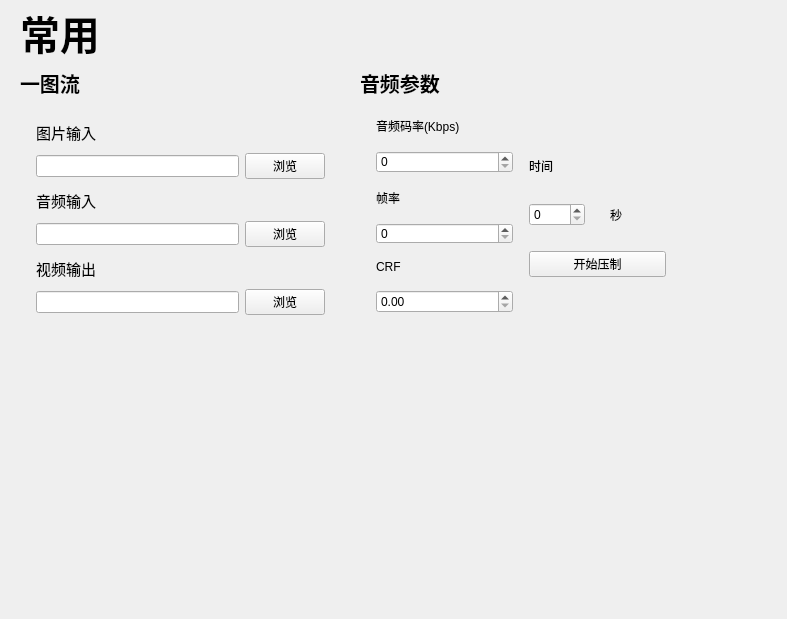
<?xml version="1.0" encoding="UTF-8"?>
<ui version="4.0">
 <class>Form</class>
 <widget class="QWidget" name="Form">
  <property name="geometry">
   <rect>
    <x>0</x>
    <y>0</y>
    <width>787</width>
    <height>619</height>
   </rect>
  </property>
  <property name="windowTitle">
   <string>Form</string>
  </property>
  <widget class="LargeTitleLabel" name="VideoTitile">
   <property name="geometry">
    <rect>
     <x>20</x>
     <y>10</y>
     <width>678</width>
     <height>45</height>
    </rect>
   </property>
   <property name="maximumSize">
    <size>
     <width>16777215</width>
     <height>45</height>
    </size>
   </property>
   <property name="font">
    <font>
     <family>微软雅黑</family>
     <pointsize>30</pointsize>
     <weight>75</weight>
     <bold>true</bold>
     <kerning>true</kerning>
    </font>
   </property>
   <property name="text">
    <string>常用</string>
   </property>
  </widget>
  <widget class="QWidget" name="layoutWidget">
   <property name="geometry">
    <rect>
     <x>20</x>
     <y>70</y>
     <width>321</width>
     <height>261</height>
    </rect>
   </property>
   <layout class="QVBoxLayout" name="File">
    <item>
     <widget class="SubtitleLabel" name="FileTitle">
      <property name="maximumSize">
       <size>
        <width>16777215</width>
        <height>25</height>
       </size>
      </property>
      <property name="font">
       <font>
        <family>微软雅黑</family>
        <pointsize>15</pointsize>
        <weight>75</weight>
        <bold>true</bold>
       </font>
      </property>
      <property name="text">
       <string>一图流</string>
      </property>
     </widget>
    </item>
    <item>
     <widget class="SimpleCardWidget" name="FileBox">
      <layout class="QGridLayout" name="gridLayout_4">
       <property name="leftMargin">
        <number>16</number>
       </property>
       <property name="topMargin">
        <number>16</number>
       </property>
       <property name="rightMargin">
        <number>16</number>
       </property>
       <property name="bottomMargin">
        <number>16</number>
       </property>
       <item row="1" column="0">
        <layout class="QGridLayout" name="gridLayout_2">
         <item row="0" column="0">
          <widget class="BodyLabel" name="OutputLabel">
           <property name="font">
            <font>
             <family>微软雅黑</family>
             <pointsize>11</pointsize>
             <weight>50</weight>
             <bold>false</bold>
            </font>
           </property>
           <property name="text">
            <string>音频输入</string>
           </property>
          </widget>
         </item>
         <item row="1" column="0">
          <widget class="LineEdit" name="OutputLine">
           <property name="enabled">
            <bool>true</bool>
           </property>
          </widget>
         </item>
         <item row="1" column="1">
          <widget class="PushButton" name="Outputbutton">
           <property name="text">
            <string>浏览</string>
           </property>
          </widget>
         </item>
        </layout>
       </item>
       <item row="2" column="0">
        <layout class="QGridLayout" name="gridLayout_3">
         <item row="0" column="0">
          <widget class="BodyLabel" name="TextLabel">
           <property name="font">
            <font>
             <family>微软雅黑</family>
             <pointsize>11</pointsize>
             <weight>50</weight>
             <bold>false</bold>
            </font>
           </property>
           <property name="text">
            <string>视频输出</string>
           </property>
          </widget>
         </item>
         <item row="1" column="0">
          <widget class="LineEdit" name="TextLine">
           <property name="enabled">
            <bool>true</bool>
           </property>
          </widget>
         </item>
         <item row="1" column="1">
          <widget class="PushButton" name="Outputbutton_2">
           <property name="text">
            <string>浏览</string>
           </property>
          </widget>
         </item>
        </layout>
       </item>
       <item row="0" column="0">
        <layout class="QGridLayout" name="gridLayout">
         <item row="0" column="0">
          <widget class="BodyLabel" name="inputLabel">
           <property name="font">
            <font>
             <family>微软雅黑</family>
             <pointsize>11</pointsize>
             <weight>50</weight>
             <bold>false</bold>
            </font>
           </property>
           <property name="text">
            <string>图片输入</string>
           </property>
          </widget>
         </item>
         <item row="1" column="0">
          <widget class="LineEdit" name="InputLine">
           <property name="enabled">
            <bool>true</bool>
           </property>
          </widget>
         </item>
         <item row="1" column="1">
          <widget class="PushButton" name="InputButton">
           <property name="text">
            <string>浏览</string>
           </property>
          </widget>
         </item>
        </layout>
       </item>
      </layout>
     </widget>
    </item>
   </layout>
  </widget>
  <widget class="QWidget" name="">
   <property name="geometry">
    <rect>
     <x>360</x>
     <y>70</y>
     <width>322</width>
     <height>259</height>
    </rect>
   </property>
   <layout class="QGridLayout" name="gridLayout_6">
    <item row="0" column="0">
     <widget class="SubtitleLabel" name="FileTitle_2">
      <property name="maximumSize">
       <size>
        <width>16777215</width>
        <height>25</height>
       </size>
      </property>
      <property name="font">
       <font>
        <family>微软雅黑</family>
        <pointsize>15</pointsize>
        <weight>75</weight>
        <bold>true</bold>
       </font>
      </property>
      <property name="text">
       <string>音频参数</string>
      </property>
     </widget>
    </item>
    <item row="1" column="0">
     <widget class="SimpleCardWidget" name="SimpleCardWidget">
      <layout class="QHBoxLayout" name="horizontalLayout">
       <property name="spacing">
        <number>16</number>
       </property>
       <property name="leftMargin">
        <number>16</number>
       </property>
       <property name="topMargin">
        <number>16</number>
       </property>
       <property name="rightMargin">
        <number>16</number>
       </property>
       <property name="bottomMargin">
        <number>16</number>
       </property>
       <item>
        <layout class="QVBoxLayout" name="verticalLayout_4">
         <item>
          <layout class="QVBoxLayout" name="verticalLayout">
           <item>
            <widget class="BodyLabel" name="BodyLabel">
             <property name="text">
              <string>音频码率(Kbps)</string>
             </property>
            </widget>
           </item>
           <item>
            <widget class="SpinBox" name="SpinBox"/>
           </item>
          </layout>
         </item>
         <item>
          <layout class="QVBoxLayout" name="verticalLayout_2">
           <item>
            <widget class="BodyLabel" name="BodyLabel_2">
             <property name="text">
              <string>帧率</string>
             </property>
            </widget>
           </item>
           <item>
            <widget class="SpinBox" name="SpinBox_2"/>
           </item>
          </layout>
         </item>
         <item>
          <layout class="QVBoxLayout" name="verticalLayout_3">
           <item>
            <widget class="BodyLabel" name="BodyLabel_3">
             <property name="text">
              <string>CRF</string>
             </property>
            </widget>
           </item>
           <item>
            <widget class="DoubleSpinBox" name="DoubleSpinBox"/>
           </item>
          </layout>
         </item>
        </layout>
       </item>
       <item>
        <layout class="QVBoxLayout" name="verticalLayout_5">
         <property name="spacing">
          <number>25</number>
         </property>
         <property name="topMargin">
          <number>36</number>
         </property>
         <property name="bottomMargin">
          <number>36</number>
         </property>
         <item>
          <layout class="QGridLayout" name="gridLayout_5">
           <item row="0" column="0">
            <widget class="BodyLabel" name="BodyLabel_4">
             <property name="text">
              <string>时间</string>
             </property>
            </widget>
           </item>
           <item row="1" column="0">
            <widget class="SpinBox" name="SpinBox_3"/>
           </item>
           <item row="1" column="1">
            <widget class="BodyLabel" name="BodyLabel_5">
             <property name="text">
              <string>秒</string>
             </property>
            </widget>
           </item>
          </layout>
         </item>
         <item>
          <widget class="PrimaryPushButton" name="PrimaryPushButton">
           <property name="text">
            <string>开始压制</string>
           </property>
          </widget>
         </item>
        </layout>
       </item>
      </layout>
     </widget>
    </item>
   </layout>
  </widget>
 </widget>
 <customwidgets>
  <customwidget>
   <class>PushButton</class>
   <extends>QPushButton</extends>
   <header>qfluentwidgets</header>
  </customwidget>
  <customwidget>
   <class>PrimaryPushButton</class>
   <extends>PushButton</extends>
   <header>qfluentwidgets</header>
  </customwidget>
  <customwidget>
   <class>CardWidget</class>
   <extends>QFrame</extends>
   <header>qfluentwidgets</header>
   <container>1</container>
  </customwidget>
  <customwidget>
   <class>SimpleCardWidget</class>
   <extends>CardWidget</extends>
   <header>qfluentwidgets</header>
   <container>1</container>
  </customwidget>
  <customwidget>
   <class>BodyLabel</class>
   <extends>QLabel</extends>
   <header>qfluentwidgets</header>
  </customwidget>
  <customwidget>
   <class>SubtitleLabel</class>
   <extends>QLabel</extends>
   <header>qfluentwidgets</header>
  </customwidget>
  <customwidget>
   <class>LargeTitleLabel</class>
   <extends>QLabel</extends>
   <header>qfluentwidgets</header>
  </customwidget>
  <customwidget>
   <class>LineEdit</class>
   <extends>QLineEdit</extends>
   <header>qfluentwidgets</header>
  </customwidget>
  <customwidget>
   <class>SpinBox</class>
   <extends>QSpinBox</extends>
   <header>qfluentwidgets</header>
  </customwidget>
  <customwidget>
   <class>DoubleSpinBox</class>
   <extends>QDoubleSpinBox</extends>
   <header>qfluentwidgets</header>
  </customwidget>
 </customwidgets>
 <resources/>
 <connections/>
</ui>
